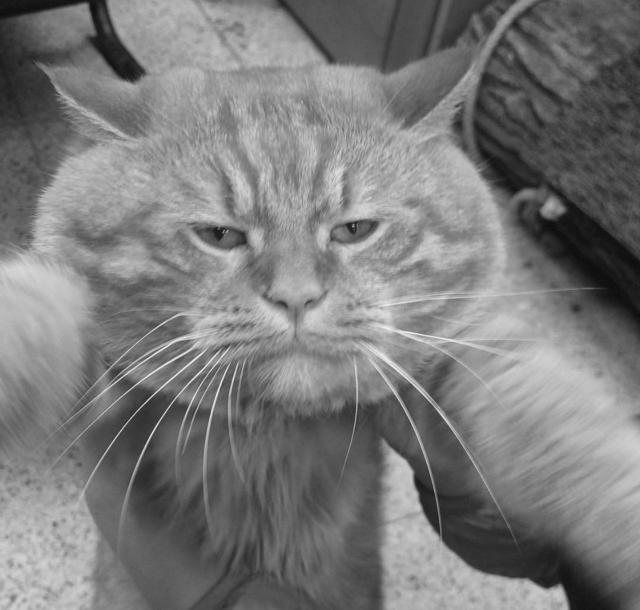
#> input picture image/002.jpg, 1280 x 1220 px (shown at 1/2 size)
$ python main.py   (older library calls are emulated)
#> lines starting #> are read from the running program, lines starting #| are printed output that depends on the picture
### Utils.py
import cv2
import numpy as np
from colorthief import ColorThief


def load_image(filepath, is_color, scale_factor):
    """
    Load an image.

    This function loads an image from the specified filepath with options to control colorfulness and scale.

    Args:
        filepath (str): The path to the image file.
        is_color (bool): A boolean indicating whether the image is color or grayscale.
        scale_factor (float): A scaling factor for resizing the loaded image.

    Returns:
        np.ndarray: The loaded image.
    """
#> called with filepath = './image/002.jpg', is_color = False, scale_factor = 0.5
    img_array = np.fromfile(filepath, np.uint8)
    color_option = cv2.IMREAD_COLOR if is_color else cv2.IMREAD_GRAYSCALE
    image = cv2.imdecode(img_array, color_option)
#> image is the input picture: shape (1220, 1280); min 10, max 255, mean 122.3
    image = cv2.resize(image, (0, 0), fx=scale_factor, fy=scale_factor, interpolation=cv2.INTER_LINEAR)  # 스케일 팩터 이용
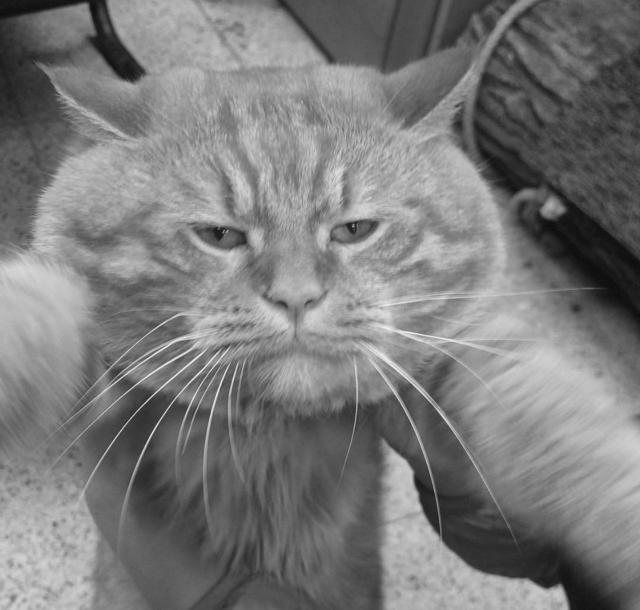
#> image: shape (610, 640); min 12, max 240, mean 122.5
    return image


# [103 lines left out: functions calculate_energy, min_color, argmin_color, get_dominant, normalize_2d, normalize_3d, not called in this run]

### main.py
import cv2
from Utils import load_image
from Seam_Carving import seam_carving

if __name__ == "__main__":
    filepath = "./image/002.jpg"
    save_dir = "./image/carved/"

    is_color = False
    is_red_line = True
    is_preservation = False
    is_dom = True
    scale_factor = 0.5
    num_iterations = 140  # Number of iterations/seams to remove
    save_step = 1
    xxyy = (130, 435, 140, 415)

    image = load_image(filepath, is_color, scale_factor)
#> (the run stopped early here; a loop or call above may not have finished)
